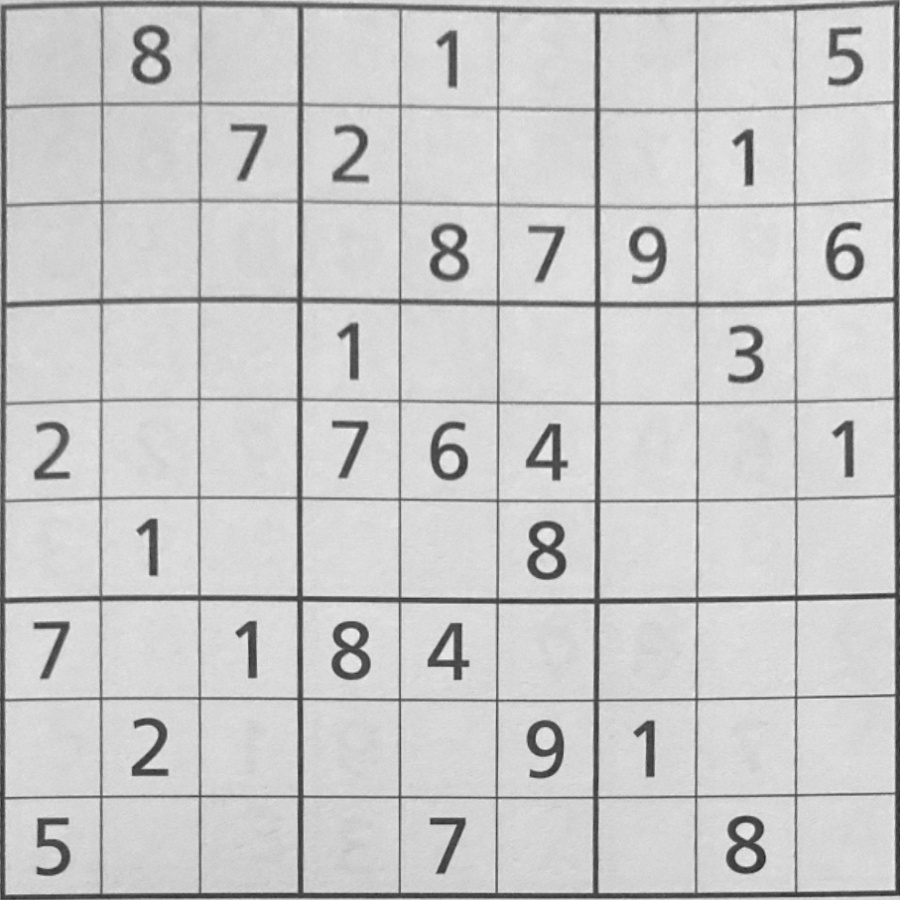
#> input picture images/perspective.jpg, 900 x 900 px
$ python draft.py
#> lines starting #> are read from the running program, lines starting #| are printed output that depends on the picture; after the words box and inside, x2 and y2 are one past the last pixel; in counts of white or black regions, pixels touching at a corner belong together
from PIL import Image, ImageFont, ImageDraw

import cv2
import numpy as np
import pytesseract as pt
import traceback

from solve import *

IN_PATH = 'images/perspective.jpg'
OUT_PATH = 'images/sample.jpeg'

# numpy array to read the interpreted digits from the input image
grid: np.array = np.zeros((9, 9), dtype=np.uint8)

# python list to hold the interpreted digits for reference when the solved image is created
original_state = []

# check each row, column and 3x3 square for the current number n
# this is done each iteration during the backtracking algorithm
# [62 lines left out: functions possible, solve, create_image, not called in this run]


def main() -> None:

    try:
        img = cv2.imread(IN_PATH)
#> img is the input picture: shape (900, 900, 3); min 41, max 245, mean 201.6
        img = cv2.resize(img, (900, 900))
        blurred = cv2.blur(img, (5, 5))

        (T, threshed) = cv2.threshold(blurred, 200, 255, cv2.THRESH_BINARY)
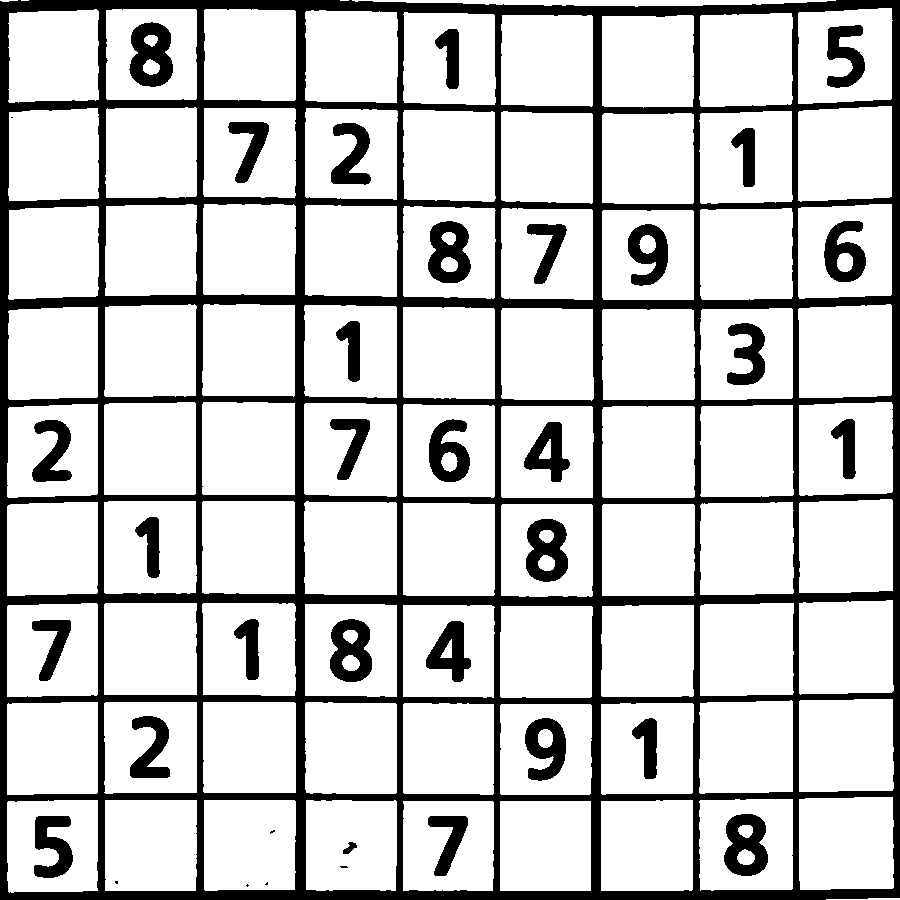
#> threshed: shape (900, 900, 3); 79.5% white; 37 black regions (6 under 20 px), largest, box (x1, y1, x2, y2) and area: (0, 0, 900, 900) 128023, (129, 22, 173, 87) 1953, (724, 814, 768, 876) 1834

        # cv2.imshow('img', img)
        # cv2.waitKey(0)
        # cv2.destroyAllWindows()

        for row in range(9):
            r = []
            for col in range(9):
                # traverse the image square by square, and do OCR on each square
                # this is quite slow, and needs to be optimized - current runtime about 3s
                num = pt.image_to_string(threshed[10 + row * 100:(row + 1) * 100 - 10, 10 + col * 100:(col + 1) * 100 - 10, :],
                                         config='--psm 6 --oem 1 -c tessedit_char_whitelist=0123456789')
                print(num)
                if num:
                    grid[row, col] = num
                r.append(num)
            original_state.append(r)
#> after the loop, original_state = []
    except Exception as e:
        print(e, traceback.format_exc())
    print(grid)
    # UNCOMMENT THIS ONCE OCR WORKS...
    # solve()

main()

$ run again, with images/big.JPG copied over images/perspective.jpg
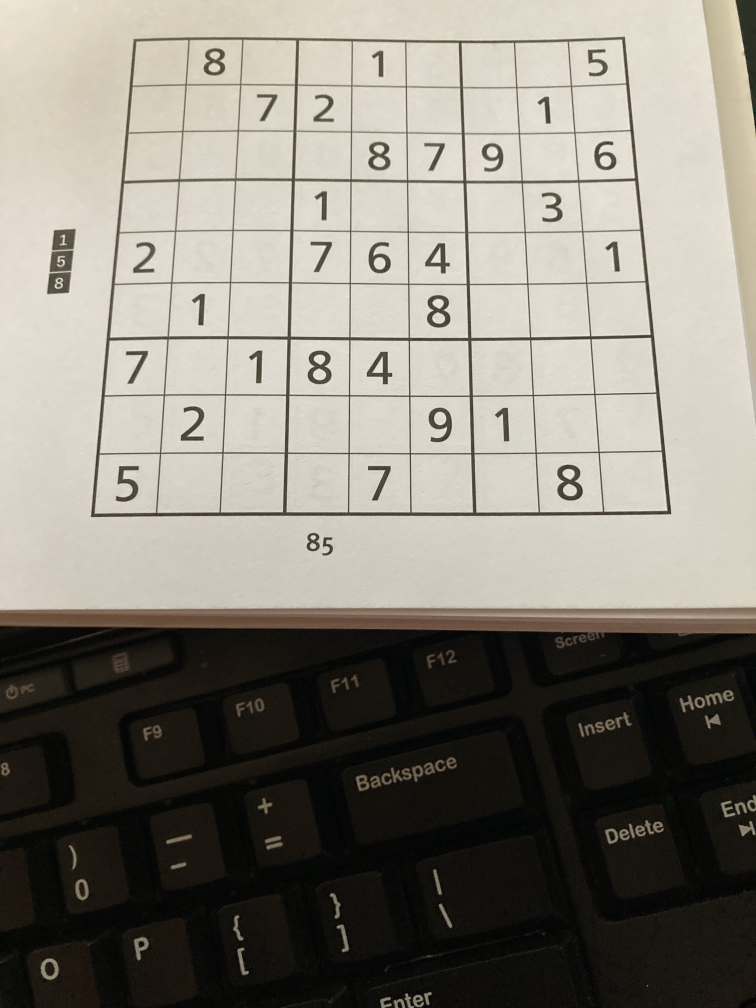
#> input picture images/big.JPG, 3024 x 4032 px (shown at 1/4 size)
#> in main, img is the input picture: shape (4032, 3024, 3); mean B, G, R 122.2, 131.8, 136.3
#> in main, `img = cv2.resize(img, (900, 900))`:
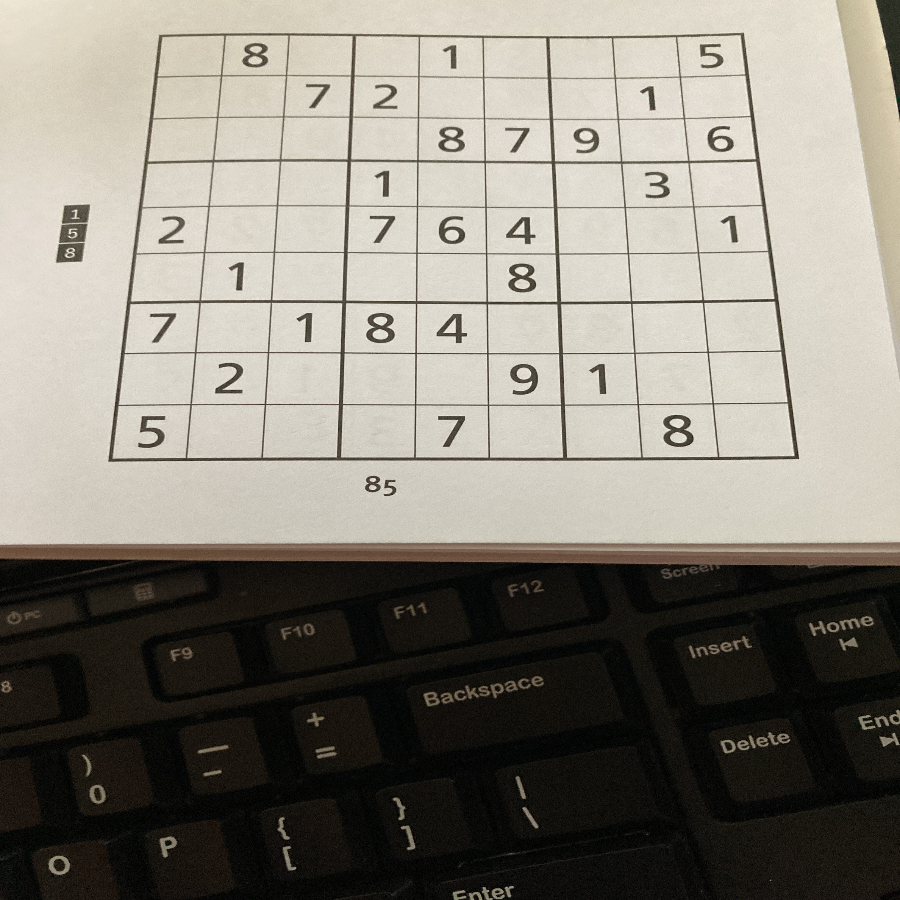
#> img: shape (900, 900, 3); mean B, G, R 122.1, 131.7, 136.2
#> in main, `(T, threshed) = cv2.threshold(blurred, 200, 255, cv2.THRESH_BINARY)`:
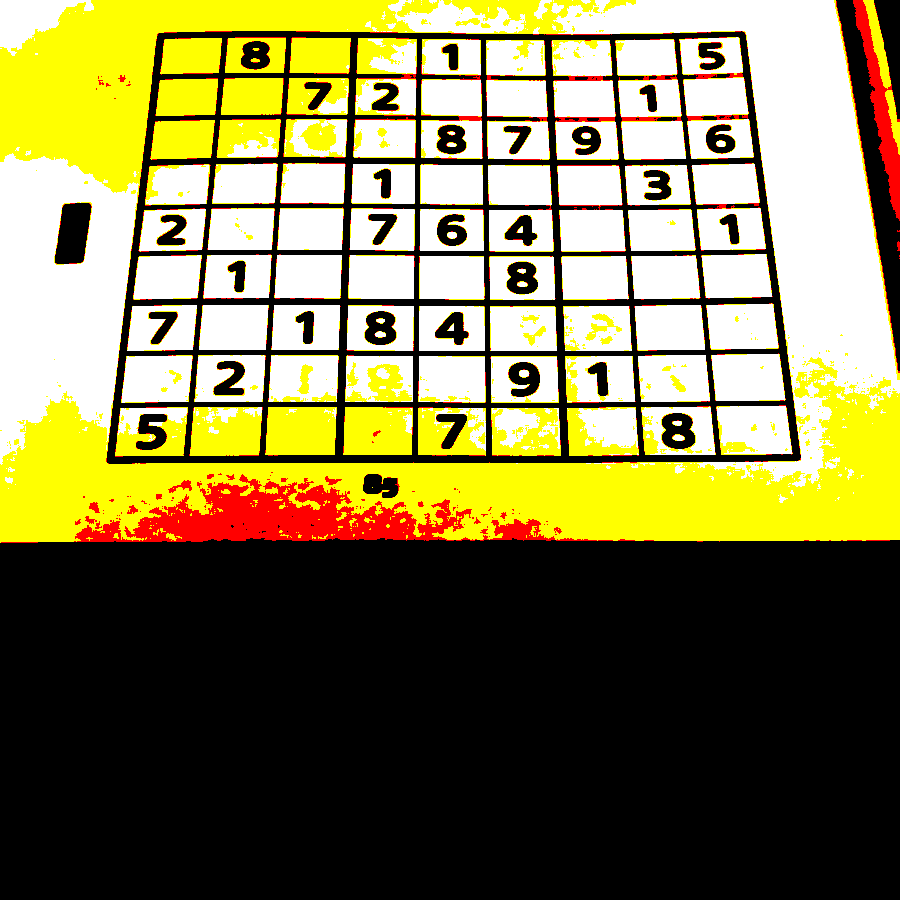
#> threshed: shape (900, 900, 3); mean B, G, R 74.7, 121.1, 128.4
#> after the loop in main, `for row in range(9):`: original_state = []
